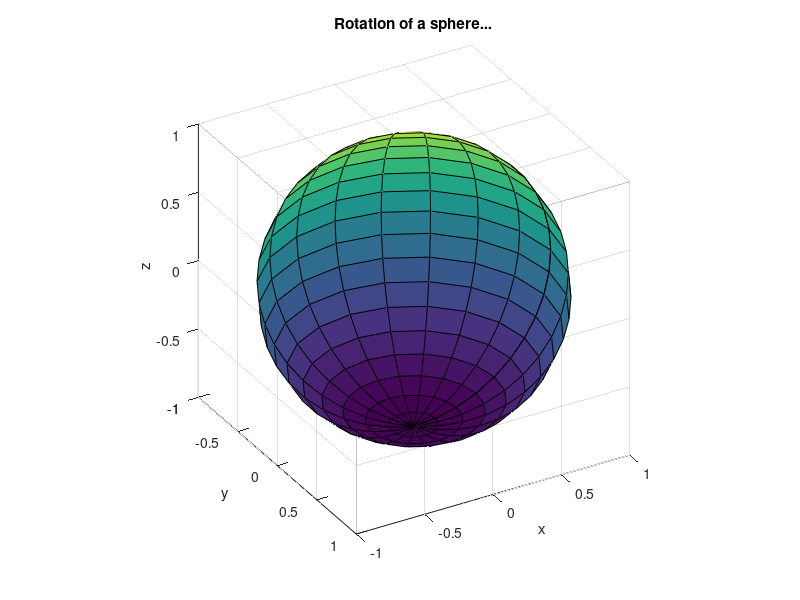

Recreate this plot in MATLAB.
clear; clc;

% Draw a sphere

sphere

% Make the current axis box square in size

axis('square')

% Define title and labels for reference

title('Rotation of a sphere...')

xlabel('x'); ylabel('y'); zlabel('z')

% Modify azimuth (horizontal rotation) and update drawing

for az = -50 : .2 : 30

view(az, 40)

drawnow

end

% Modify elevation (vertical rotation) and update drawing

for el = 40 : -.2 : -30

view(30, el)

drawnow

end